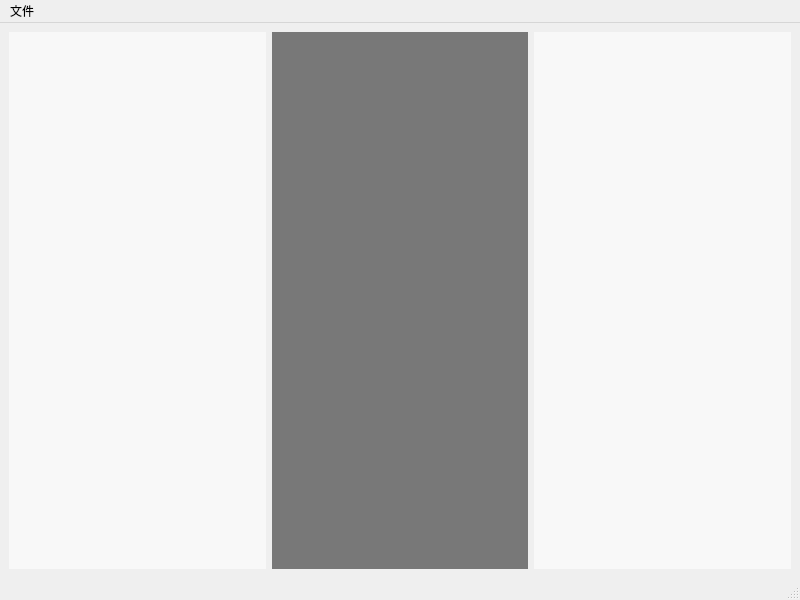
<?xml version="1.0" encoding="UTF-8"?>
<ui version="4.0">
 <class>MainWindow</class>
 <widget class="QMainWindow" name="MainWindow">
  <property name="geometry">
   <rect>
    <x>0</x>
    <y>0</y>
    <width>800</width>
    <height>600</height>
   </rect>
  </property>
  <property name="windowTitle">
   <string>MainWindow</string>
  </property>
  <widget class="QWidget" name="centralwidget">
   <layout class="QHBoxLayout" name="horizontalLayout">
    <item>
     <widget class="QWidget" name="tuxingku" native="true">
      <property name="sizePolicy">
       <sizepolicy hsizetype="Minimum" vsizetype="Expanding">
        <horstretch>0</horstretch>
        <verstretch>0</verstretch>
       </sizepolicy>
      </property>
      <property name="styleSheet">
       <string notr="true">background-color: rgb(248, 248, 248);</string>
      </property>
     </widget>
    </item>
    <item>
     <widget class="QWidget" name="huabuwidget" native="true">
      <property name="styleSheet">
       <string notr="true">background-color: rgb(120, 120, 120);</string>
      </property>
     </widget>
    </item>
    <item>
     <widget class="QWidget" name="shuxingwidget" native="true">
      <property name="styleSheet">
       <string notr="true">background-color: rgb(248, 248, 248);</string>
      </property>
     </widget>
    </item>
   </layout>
  </widget>
  <widget class="QMenuBar" name="menubar">
   <property name="geometry">
    <rect>
     <x>0</x>
     <y>0</y>
     <width>800</width>
     <height>33</height>
    </rect>
   </property>
   <widget class="QMenu" name="menu">
    <property name="title">
     <string>文件</string>
    </property>
   </widget>
   <addaction name="menu"/>
  </widget>
  <widget class="QStatusBar" name="statusbar"/>
 </widget>
 <resources/>
 <connections/>
</ui>
